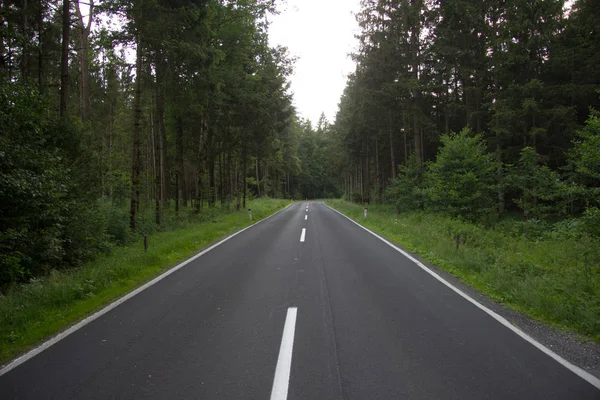
#> input picture image_lane_detection/yol.jpg, 600 x 400 px
$ python imageLaneDetection.py
#> lines starting #> are read from the running program, lines starting #| are printed output that depends on the picture; after the words box and inside, x2 and y2 are one past the last pixel; in counts of white or black regions, pixels touching at a corner belong together
import cv2
import numpy as np

resim = cv2.imread("yol.jpg") #read image
#> resim is the input picture: shape (400, 600, 3); mean B, G, R 57.8, 70.3, 66.5

gray= cv2.cvtColor(resim , cv2.COLOR_BGR2GRAY)# convert to gray
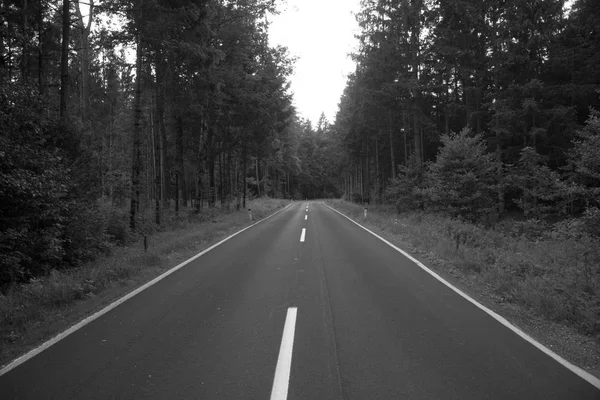
#> gray: shape (400, 600); min 0, max 255, mean 67.7

blur = cv2.GaussianBlur(gray , (5,5) , 0) #apply gaussian blur for more smooth image

edges = cv2.Canny(blur , 50 , 150)
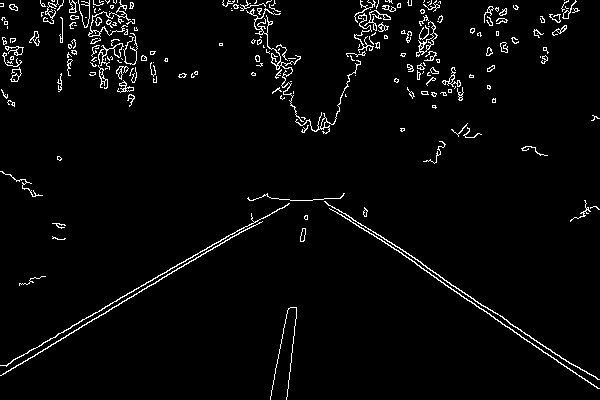
#> edges: shape (400, 600); 3.2% white in thin lines or dots

# cv2.imshow("image",resim)


cv2.imshow("EDGES",edges)

#we have some tree edges sky edges on the image that we just made. we need to remove them
#we will use roi masking

yukseklik , genislik = edges.shape
#> yukseklik = 400; genislik = 600

#opencv de 0,0 noktasında x sağa doğru y aşağı doğru hareket eder.

ucgen_koordinat = np.array([[
    (0, yukseklik),                           # 1. Sol Alt Köşe
    (int(genislik * 0.40), int(yukseklik * 0.40)), # 2. Sol Tepe (Yolu yukarıdan yakalasın)
    (int(genislik * 0.60), int(yukseklik * 0.40)), # 3. Sağ Tepe
    (genislik, yukseklik)                     # 4. Sağ Alt Köşe
]], dtype=np.int32)

mask = np.zeros_like(edges) #simsiyah boş bir maske matrisi

cv2.fillPoly(mask , ucgen_koordinat , 255) # beyaza boyadık
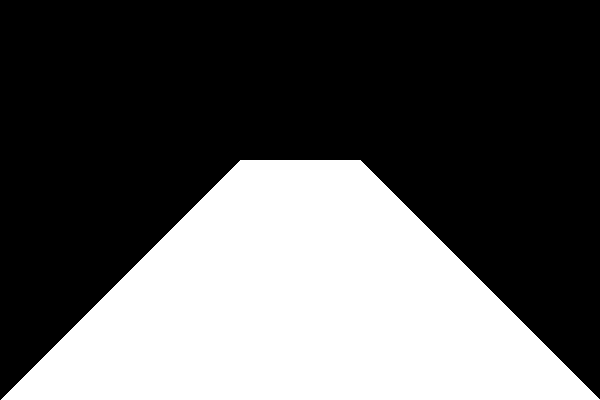
#> mask: shape (400, 600); 36% white; 1 white region, box (x1, y1, x2, y2) and area: (1, 160, 600, 400) 86400

maskeli_yol = cv2.bitwise_and(edges , mask) #sadece maskenin beyaz olduğu yerleri alıyoruz.
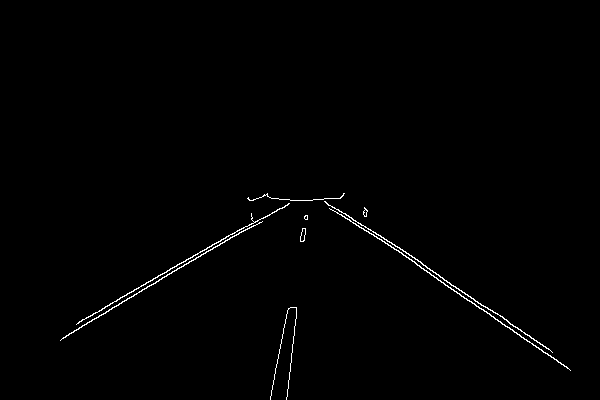
#> maskeli_yol: shape (400, 600); 0.74% white in thin lines or dots, all inside (x1, y1, x2, y2) = (60, 193, 571, 400)

cv2.imshow("maskeli yol" , maskeli_yol)

cizgiler= cv2.HoughLinesP(maskeli_yol, 1 ,np.pi/180 , threshold=50 , minLineLength=40, maxLineGap=20)
#> cizgiler = [[76, 324, 253, 221], [61, 339, 292, 200], [422, 264, 552, 352], [417, 265, 567, 367], [320, 199, 422, 263], [304, 240, 308, 200], [315, 199, 414, 261], [270, 399, 288, 308], [286, 399, 296, 307], [375, 232, 550, 350], [398, 250, 570, 370], [139, 291, 296, 200]]
#1 : piksel cinsinden mesafe
#np.pi/180 radyan cinsinden açı çözünürlüğü
#threshold çizgi sayılması için yan yana gelecek en az piksel miktarı
#minlinelength çizgi kabul edilecek minimum çizgi boyutu
#maxlinegap kesikli çizgileri birleştirk-mek için max boşluk
cizgi_resmi = np.zeros_like(resim)
#çizgileri çizeceğimiz şeffaf katman

if cizgiler is not None :
    for cizgi in cizgiler :
        x1,y1,x2,y2 = cizgi[0] #başlangıç ve bitiş koordinatları
        cv2.line (cizgi_resmi , (x1,y1), (x2,y2), (255,0 , 0) ,5)
#> this loop made 12 passes
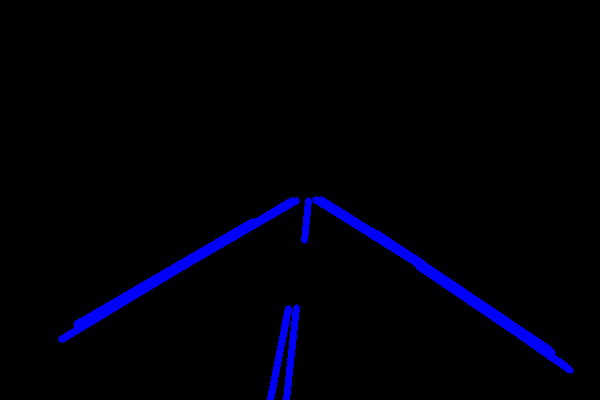
#> cizgi_resmi: shape (400, 600, 3); mean of channels 0, 1, 2 8.4, 0, 0; drawn as B, G, R

son_goruntu = cv2.addWeighted(resim , 0.8 , cizgi_resmi , 1 , 0)
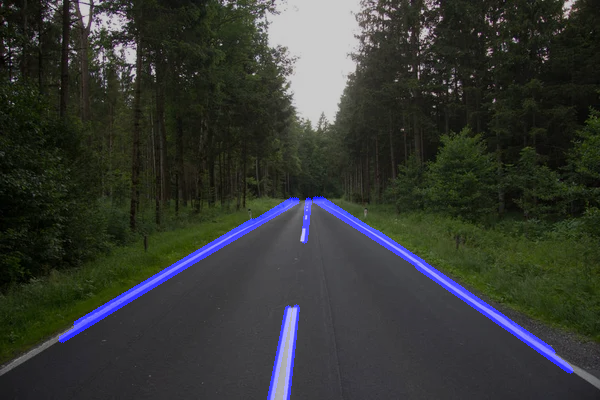
#> son_goruntu: shape (400, 600, 3); mean B, G, R 51.7, 56.2, 53.2

cv2.imshow("şerit takibi" , son_goruntu)


cv2.waitKey(0)
